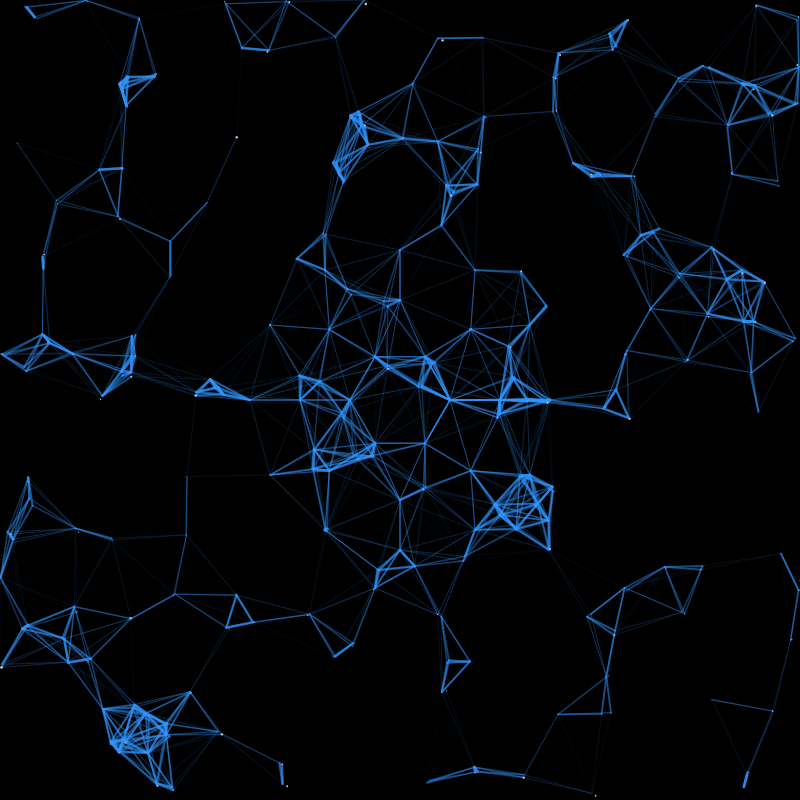
Frame 1 (no input)
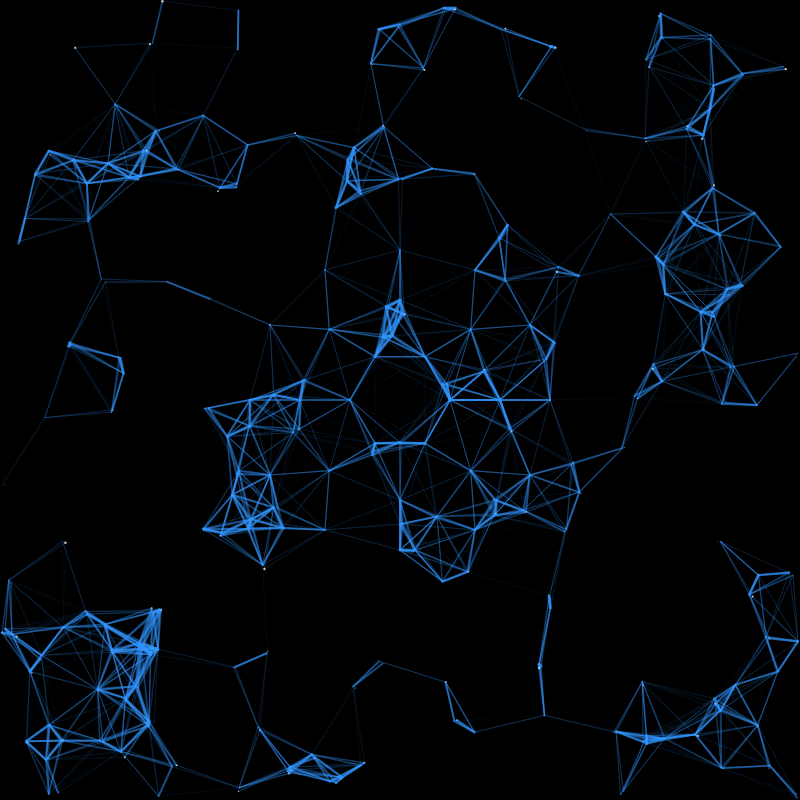
Frame 60 (no input)
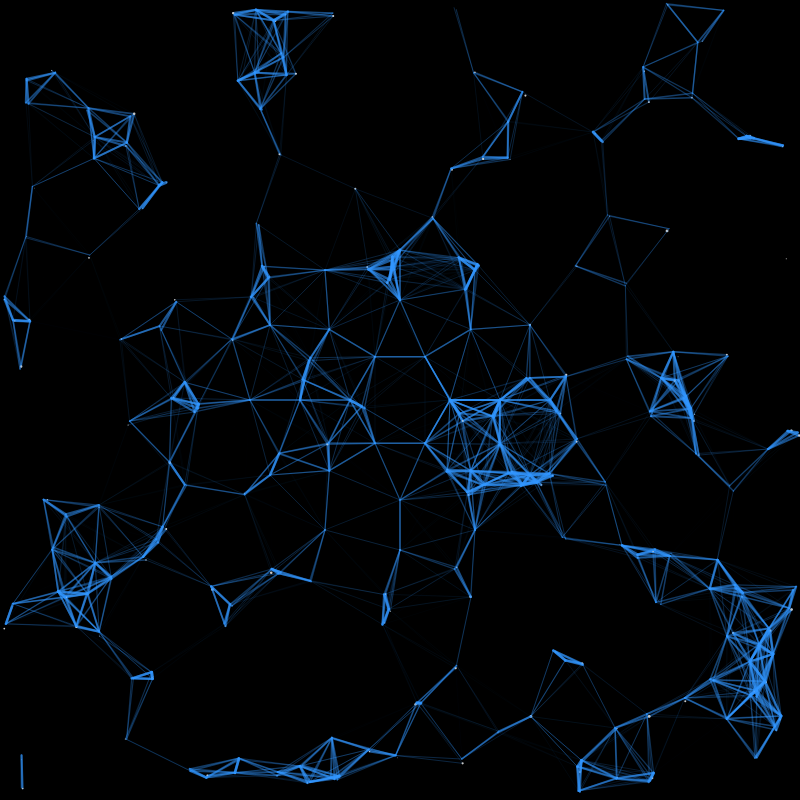
Frame 120 (the mouse pressed at the canvas centre since frame 60)

The p5.js sketch that drew these frames (run headless with seeded random() and noise() and a simulated clock; from frame 60 on, the mouse is pressed at the canvas centre):

// p5.js sketch
// ── sketch.js
const size = 800;
let field;

function setup() {
  createCanvas(size, size);
  background(0);
  field = new Field(200);
}

function draw() {
  background(0);
  // fill(0, 10);
  // rect(0, 0, width, height);
  field.draw();
}

// ── field.js
const THRESHOLD = 100;
const ring = (stars, r, m) => {
  const cx = width / 2;
  const cy = height / 2;
  for (let i = 0, step = TWO_PI / m; i <= TWO_PI; i += step) {
    stars.push(new Star(cos(i) * r + cx, sin(i) * r + cy, 0, 0));
  }
};

class Field {
  constructor(n, m = 12) {
    this.stars = [];
    ring(this.stars, 50, 6);
    ring(this.stars, 100, 8);
    ring(this.stars, 150, 12);
    for (let i = 0; i < n; i++) {
      this.stars.push(new Star());
    }
  }
  draw() {
    this.stars.forEach(star => {
      star.draw();
      this.stars.forEach(otherStar => {
        if (star !== otherStar) {
          const d = star.pos.dist(otherStar.pos);
          if (d <= THRESHOLD) {
            const color = map(d, 0, THRESHOLD, 200, 0);
            const width = map(d, 0, THRESHOLD, 3, 0);
            strokeWeight(width);
            stroke(50, 150, 255, color);
            line(star.pos.x, star.pos.y, otherStar.pos.x, otherStar.pos.y);
          }
        }
      });
    });
  }
}

// ── star.js
const rand = n => randomGaussian() * n - n / 2;
class Star {
  constructor(x = random(width), y = random(height), vx = rand(2), vy = rand(2)) {
    this.pos = new p5.Vector(x, y);
    this.speed = new p5.Vector(vx, vy);
  }
  draw() {
    stroke(200);
    point(this.pos.x, this.pos.y);
    this.update();
  }
  update() {
    this.pos.add(this.speed);
    this.pos.x = (this.pos.x + width) % width;
    this.pos.y = (this.pos.y + height) % height;
  }
}
